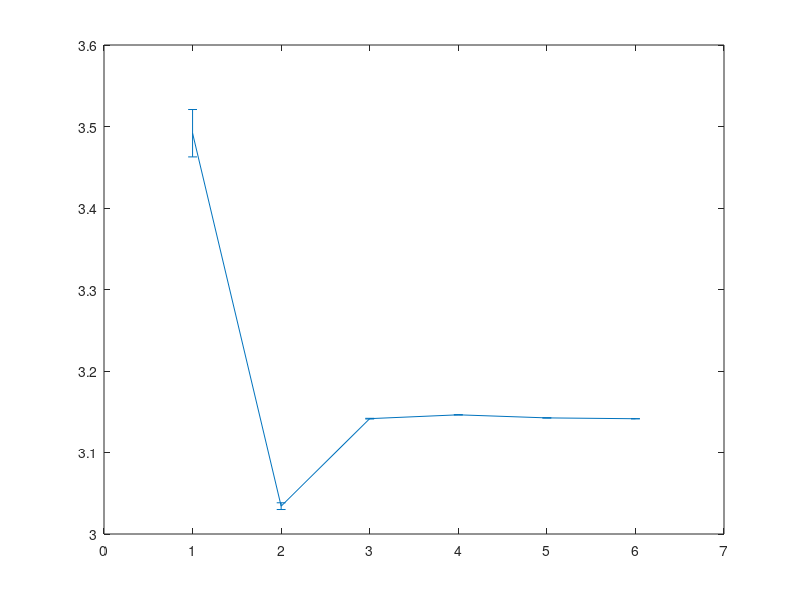

MATLAB code for this plot:
close all; clear all;
ntry = [10,1e2,1e3,1e4,1e5,1e6];
for ii=1:length(ntry)
    sum = 0; sum2 = 0;
    for jj=1:ntry(ii)
        x = rand;
        fx = 4/(1+x^2);
        sum = sum+fx;
        sum2 = sum2+fx^2;
    end;
    pi(ii) = sum/ntry(ii);
    pi2(ii) = sum2/ntry(ii);
    stdv(ii) = (pi2(ii)-pi(ii)^2)/(ntry(ii)-1);
end;
errorbar(log10(ntry),pi,stdv);
